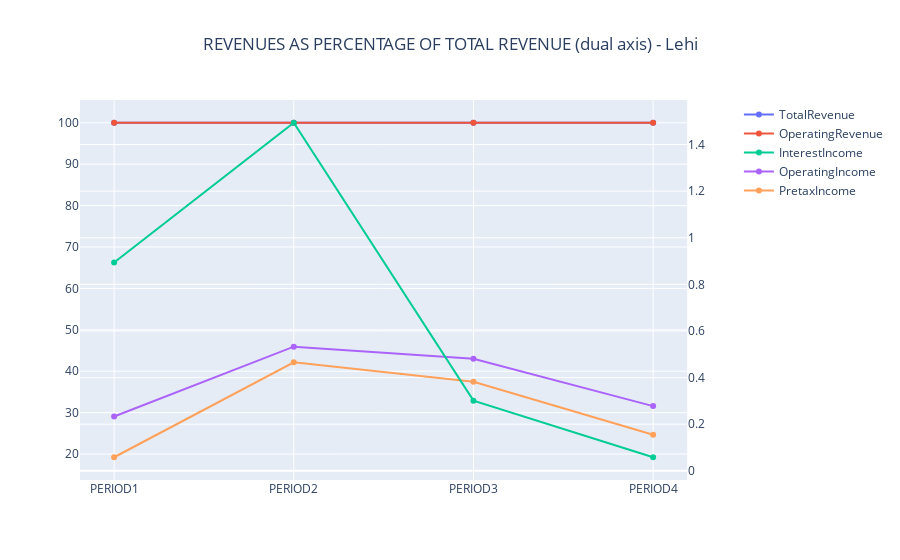

The code cell stored with this chart in its notebook:
### Code cell
fig2 = make_subplots(specs=[[{"secondary_y": True}]])
fig2.update_layout(title="REVENUES AS PERCENTAGE OF TOTAL REVENUE (dual axis) - Lehi", title_x=0.5,)

for i in income_stmt_items_rev:
    if i in ['GainOnSaleOfSecurity', 'InterestIncome']: 
        sec = True 
    else: 
        sec = False

    fig2.add_trace(
        go.Scatter(y=out_rev.loc[i], x=out_rev.columns, name=i),
        secondary_y=sec,
    )

fig2.show()

### Figure 1 — Plotly figure (JSON) as saved in the notebook; plotly's stock layout.template omitted (floating-point values rounded to 4 significant figures)
{"data": [{"name": "TotalRevenue", "type": "scatter", "x": ["PERIOD1", "PERIOD2", "PERIOD3", "PERIOD4"], "xaxis": "x", "y": [100, 100, 100, 100], "yaxis": "y"}, {"name": "OperatingRevenue", "type": "scatter", "x": ["PERIOD1", "PERIOD2", "PERIOD3", "PERIOD4"], "xaxis": "x", "y": [100, 100, 100, 100], "yaxis": "y"}, {"name": "InterestIncome", "type": "scatter", "x": ["PERIOD1", "PERIOD2", "PERIOD3", "PERIOD4"], "xaxis": "x", "y": [0.8939, 1.494, 0.3012, 0.05829], "yaxis": "y2"}, {"name": "OperatingIncome", "type": "scatter", "x": ["PERIOD1", "PERIOD2", "PERIOD3", "PERIOD4"], "xaxis": "x", "y": [29.08, 45.93, 43.01, 31.57], "yaxis": "y"}, {"name": "PretaxIncome", "type": "scatter", "x": ["PERIOD1", "PERIOD2", "PERIOD3", "PERIOD4"], "xaxis": "x", "y": [19.23, 42.15, 37.45, 24.64], "yaxis": "y"}], "layout": {"title": {"text": "REVENUES AS PERCENTAGE OF TOTAL REVENUE (dual axis) - Lehi", "x": 0.5}, "xaxis": {"anchor": "y", "domain": [0, 0.94]}, "yaxis": {"anchor": "x", "domain": [0, 1]}, "yaxis2": {"anchor": "x", "overlaying": "y", "side": "right"}}}
